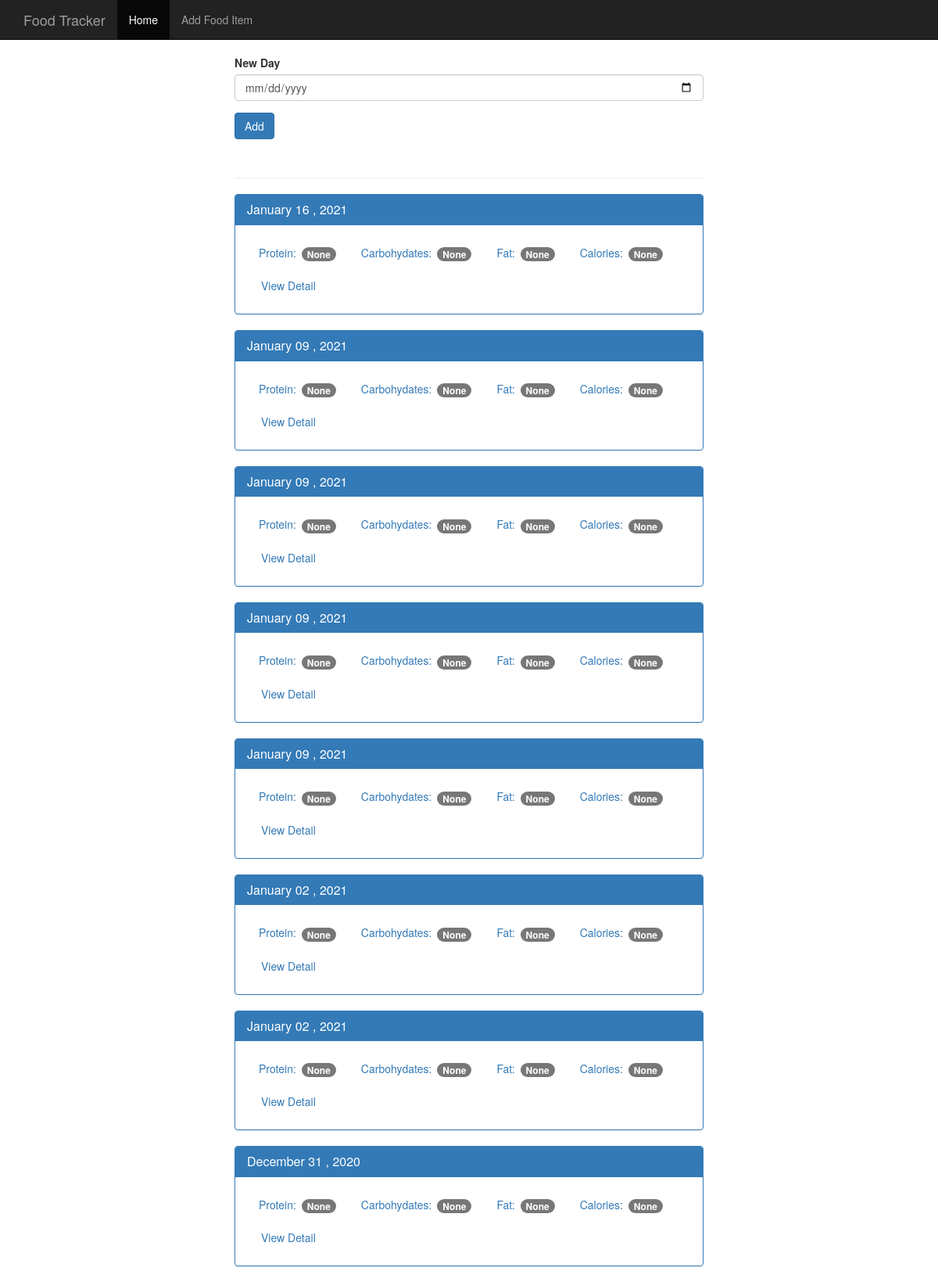
The page / on the database its author committed.
### tables this page shows
CREATE TABLE log_date (
    id integer primary key autoincrement,
    entry_date date not null
);

### app.py (the view, shortened to what this page needs)
@app.route('/', methods=['POST', 'GET'])
def index():
    db = get_db()#initialise the database
    cursor = db.execute('''select log_date.entry_date, sum(food.protein) as protein, sum(food.carbohydrates) as carbohydrates, sum(food.fat) as fat, sum(food.calories) as calories
                        from log_date
                        left join food_date on food_date.log_date_id = log_date.id
                        left join food on food.id = food_date.food_id
                        group by log_date.id order by log_date.entry_date desc''')
    results = cursor.fetchall()
    date_results = []
    for i in results:
        single_date = {}#empty dictionary to be able to append it at the end of the for loop
        single_date['entry_date'] = i['entry_date']
        single_date['protein'] = i['protein']
        single_date['carbohydrates'] = i['carbohydrates']
        single_date['fat'] = i['fat']
        single_date['calories'] = i['calories']
        d = datetime.strptime(str(i['entry_date']), '%Y%m%d')#converts every date to e.g. "20170128" format
        single_date['pretty_date'] = datetime.strftime(d, '%B %d , %Y')#converts every date in the database into the rightly formated date
        date_results.append(single_date)
    return render_template('home.html', results=date_results)

### database.py (called while the page is built)
def connect_db(): #connects to the database
    sql = sqlite3.connect('/Users/Dmitry/Desktop/food_tracker_app/food_log.db')
    sql.row_factory = sqlite3.Row #to get dictionaries instead of tuples when you access the rows
    return sql

def get_db():
    if not hasattr(g, 'sqlite3_db'):#checks if global object 'sqlite3_db' is in the database
        g.sqlite_db = connect_db()
    return g.sqlite_db

### templates/home.html
{% extends "base.html" %}
{% block body %}
    <nav class="navbar navbar-inverse navbar-fixed-top">
      <div class="container">
        <div class="navbar-header">
          <a class="navbar-brand" href="{{ url_for('index') }}">Food Tracker</a>
        </div>
        <div id="navbar" class="navbar-collapse collapse">
          <ul class="nav navbar-nav">
            <li class="active"><a href="{{ url_for('index') }}">Home</a></li>
            <li><a href="{{ url_for('food') }}">Add Food Item</a></li>
          </ul>
        </div>
      </div>
    </nav>
    <div class="container theme-showcase col-sm-6 col-sm-offset-3" role="main">
      <div class="row">
        <div>
          <form method="POST" action="/">
            <div class="form-group">
              <label for="new-day">New Day</label>
              <input type="date" class="form-control" name="date" id="new-day">
            </div>
            <button type="submit" class="btn btn-primary">Add</button>
          </form>
          <div class="page-header"></div>
          {% for r in results %}
          <div class="panel panel-primary">
            <div class="panel-heading">
              <h3 class="panel-title">{{ r.pretty_date}}</h3>
            </div>
            <div class="panel-body">
              <ul class="nav nav-pills" role="tablist">
                <li><a>Protein: <span class="badge">{{ r.protein }}</span></a></li>
                <li><a>Carbohydates: <span class="badge">{{ r.carbohydrates }}</span></a></li>
                <li><a>Fat: <span class="badge">{{ r.fat }}</span></a></li>
                <li><a>Calories: <span class="badge">{{ r.calories }}</span></a></li>
                <li><a href="{{ url_for('view', date=r.entry_date)}}" type="button" class="btn btn-link">View Detail</a></li>
              </ul>
            </div>
          </div>
          {%endfor%}
        </div>
      </div>
    </div>
{% endblock %}

### templates/base.html (shortened to what this page needs)
<!DOCTYPE html>
<html lang="en">
  <head>
    <link href="{{ url_for('static', filename='bootstrap.min.css') }}" rel="stylesheet">
    <link href=" {{ url_for('static', filename='theme.css') }}" rel="stylesheet">
  </head>
  <body>
    {% block body %}{% endblock %}
  </body>
</html>

### static/theme.css (style rules this page uses)
body { padding-top: 70px; padding-bottom: 30px; }

### rows shown on the page
log_date: pretty_date "January 16 , 2021", protein "None", carbohydrates "None", fat "None", calories "None"
log_date: pretty_date "January 09 , 2021", protein "None", carbohydrates "None", fat "None", calories "None"
log_date: pretty_date "January 09 , 2021", protein "None", carbohydrates "None", fat "None", calories "None"
log_date: pretty_date "January 09 , 2021", protein "None", carbohydrates "None", fat "None", calories "None"
log_date: pretty_date "January 09 , 2021", protein "None", carbohydrates "None", fat "None", calories "None"
log_date: pretty_date "January 02 , 2021", protein "None", carbohydrates "None", fat "None", calories "None"
log_date: pretty_date "January 02 , 2021", protein "None", carbohydrates "None", fat "None", calories "None"
log_date: pretty_date "December 31 , 2020", protein "None", carbohydrates "None", fat "None", calories "None"
